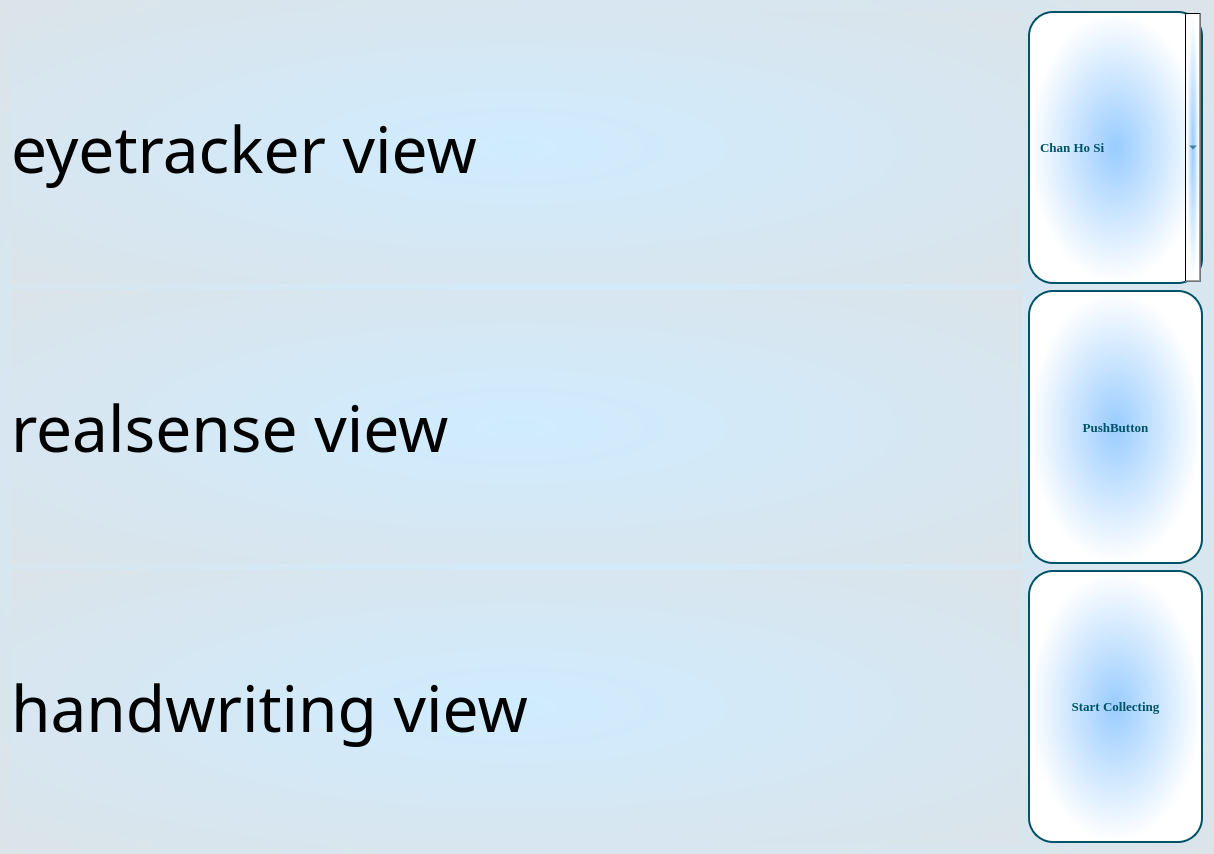
<?xml version="1.0" encoding="UTF-8"?>
<ui version="4.0">
 <class>Form</class>
 <widget class="QWidget" name="Form">
  <property name="geometry">
   <rect>
    <x>0</x>
    <y>0</y>
    <width>1214</width>
    <height>854</height>
   </rect>
  </property>
  <property name="windowTitle">
   <string>Form</string>
  </property>
  <property name="styleSheet">
   <string notr="true">background: qradialgradient(cx:0.5, cy:0.5, radius:1, fx:0.5, fy:0.5, stop:0#cfecff, stop:1 #E0E0E0);</string>
  </property>
  <layout class="QHBoxLayout" name="horizontalLayout">
   <item>
    <layout class="QVBoxLayout" name="verticalLayout">
     <item>
      <widget class="QLabel" name="image_label">
       <property name="sizePolicy">
        <sizepolicy hsizetype="Expanding" vsizetype="Expanding">
         <horstretch>0</horstretch>
         <verstretch>0</verstretch>
        </sizepolicy>
       </property>
       <property name="font">
        <font>
         <family>Agency FB</family>
         <pointsize>48</pointsize>
        </font>
       </property>
       <property name="text">
        <string>eyetracker view</string>
       </property>
      </widget>
     </item>
     <item>
      <widget class="QLabel" name="image_label_2">
       <property name="sizePolicy">
        <sizepolicy hsizetype="Expanding" vsizetype="Expanding">
         <horstretch>0</horstretch>
         <verstretch>0</verstretch>
        </sizepolicy>
       </property>
       <property name="font">
        <font>
         <family>Agency FB</family>
         <pointsize>48</pointsize>
        </font>
       </property>
       <property name="styleSheet">
        <string notr="true"/>
       </property>
       <property name="text">
        <string>realsense view</string>
       </property>
      </widget>
     </item>
         <item>
      <widget class="QLabel" name="image_label_2">
       <property name="sizePolicy">
        <sizepolicy hsizetype="Expanding" vsizetype="Expanding">
         <horstretch>0</horstretch>
         <verstretch>0</verstretch>
        </sizepolicy>
       </property>
       <property name="font">
        <font>
         <family>Agency FB</family>
         <pointsize>48</pointsize>
        </font>
       </property>
       <property name="styleSheet">
        <string notr="true"/>
       </property>
       <property name="text">
        <string>handwriting view</string>
       </property>
      </widget>
     </item>
    </layout>
   </item>
   <item>
    <layout class="QVBoxLayout" name="verticalLayout_4">
     <item>
      <layout class="QVBoxLayout" name="verticalLayout_2">
       <item>
        <widget class="QComboBox" name="comboBox">
         <property name="sizePolicy">
          <sizepolicy hsizetype="Preferred" vsizetype="Ignored">
           <horstretch>0</horstretch>
           <verstretch>0</verstretch>
          </sizepolicy>
         </property>
         <property name="font">
          <font>
           <family>Times New Roman</family>
           <pointsize>10</pointsize>
           <weight>75</weight>
           <bold>true</bold>
          </font>
         </property>
         <property name="styleSheet">
          <string notr="true">

QComboBox{
background: qradialgradient(cx: 0.5, cy: 0.5, radius: 0.5, fx: 0.5, fy: 0.5, stop: 0 #99ccff, stop: 1 white);
    border-radius: 25px;
    border: 2px solid #005266;
    color: #005266;
    font-weight: bold;
    padding: 10px;}</string>
         </property>
         <item>
          <property name="text">
           <string>Chan Ho Si</string>
          </property>
         </item>
         <item>
          <property name="text">
           <string>Cheung Kar Tung Sean</string>
          </property>
         </item>
         <item>
          <property name="text">
           <string>Leung Mei Yee</string>
          </property>
         </item>
         <item>
          <property name="text">
           <string>Chan Kam Chau</string>
          </property>
         </item>
         <item>
          <property name="text">
           <string>Cheung Chun Hin</string>
          </property>
         </item>
         <item>
          <property name="text">
           <string>Yeung Hiu Lam</string>
          </property>
         </item>
         <item>
          <property name="text">
           <string>Chan Ho Yan</string>
          </property>
         </item>
         <item>
          <property name="text">
           <string>Tse Tak Wah</string>
          </property>
         </item>
         <item>
          <property name="text">
           <string>Leung Yuk Wing</string>
          </property>
         </item>
         <item>
          <property name="text">
           <string>Cheung Yuen</string>
          </property>
         </item>
        </widget>
       </item>
       <item>
        <widget class="QPushButton" name="pushButton">
         <property name="sizePolicy">
          <sizepolicy hsizetype="Preferred" vsizetype="Ignored">
           <horstretch>0</horstretch>
           <verstretch>0</verstretch>
          </sizepolicy>
         </property>
         <property name="font">
          <font>
           <family>Times New Roman</family>
           <pointsize>10</pointsize>
           <weight>75</weight>
           <bold>true</bold>
          </font>
         </property>
         <property name="styleSheet">
          <string notr="true">QPushButton:hover{
	border: none;
	background-color: rgb(255, 255,0);
	color: rgb(0, 0, 0);
}

QPushButton{
background: qradialgradient(cx: 0.5, cy: 0.5, radius: 0.5, fx: 0.5, fy: 0.5, stop: 0 #99ccff, stop: 1 white);
    border-radius: 25px;
    border: 2px solid #005266;
    color: #005266;
    font-weight: bold;
    padding: 10px;}</string>
         </property>
         <property name="text">
          <string>PushButton</string>
         </property>
        </widget>
       </item>
          <item>
        <widget class="QPushButton" name="pushButton">
         <property name="sizePolicy">
          <sizepolicy hsizetype="Preferred" vsizetype="Ignored">
           <horstretch>0</horstretch>
           <verstretch>0</verstretch>
          </sizepolicy>
         </property>
         <property name="font">
          <font>
           <family>Times New Roman</family>
           <pointsize>10</pointsize>
           <weight>75</weight>
           <bold>true</bold>
          </font>
         </property>
         <property name="styleSheet">
          <string notr="true">QPushButton:hover{
	border: none;
	background-color: rgb(255, 255,0);
	color: rgb(0, 0, 0);
}

QPushButton{
background: qradialgradient(cx: 0.5, cy: 0.5, radius: 0.5, fx: 0.5, fy: 0.5, stop: 0 #99ccff, stop: 1 white);
    border-radius: 25px;
    border: 2px solid #005266;
    color: #005266;
    font-weight: bold;
    padding: 10px;}</string>
         </property>
         <property name="text">
          <string>Start Collecting</string>
         </property>
        </widget>
       </item>
      </layout>
     </item>
    </layout>
   </item>
  </layout>
 </widget>
 <resources/>
 <connections/>
</ui>
